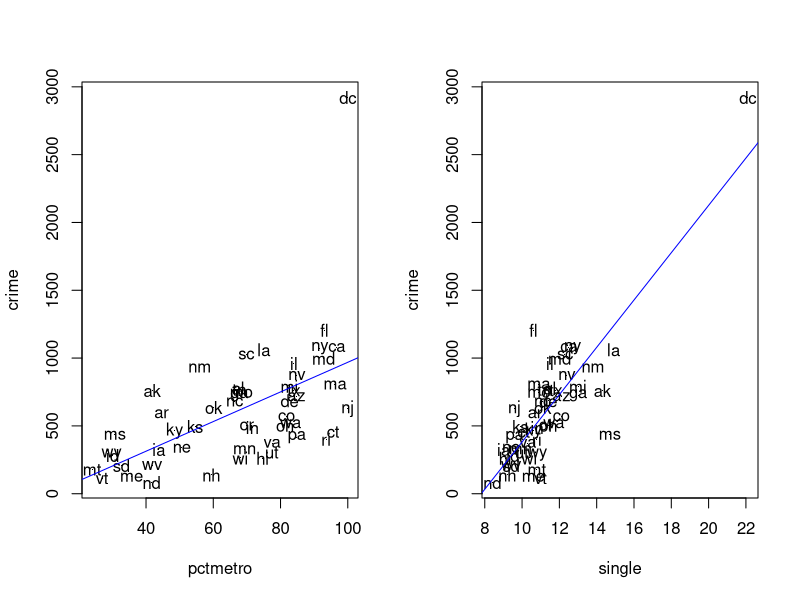
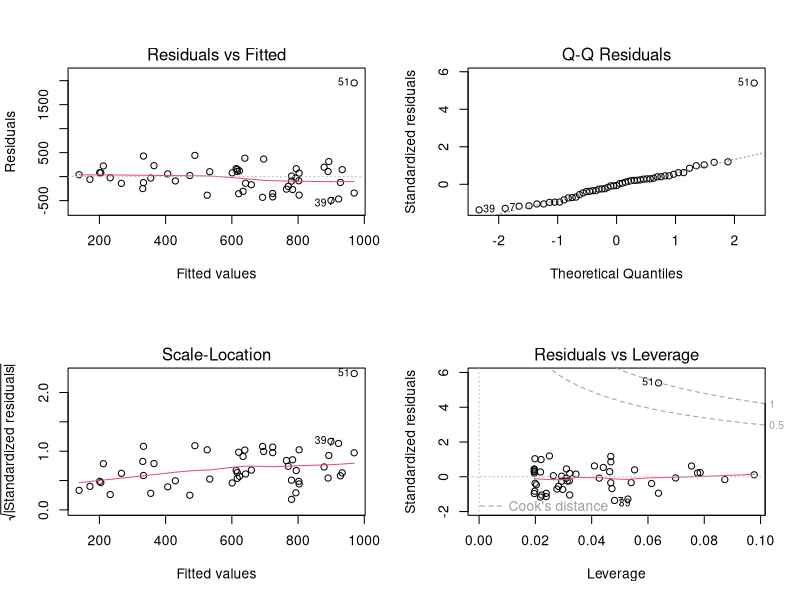
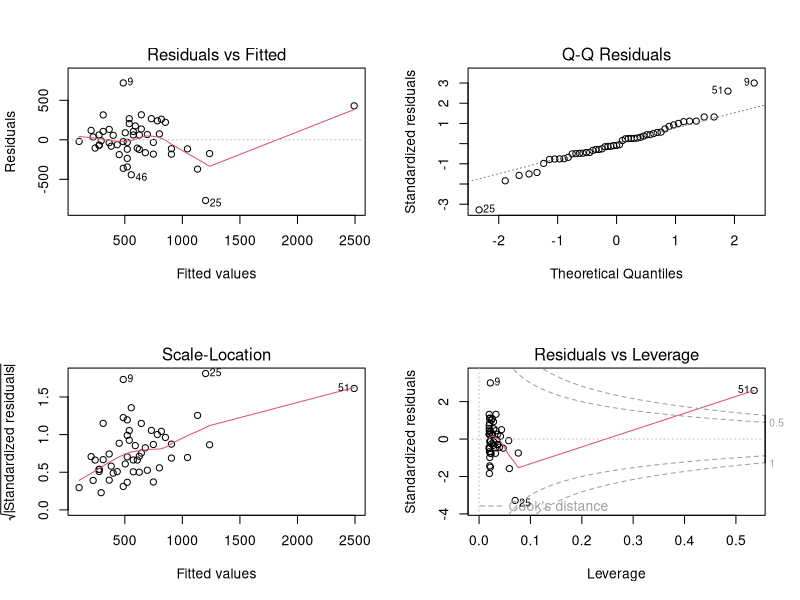
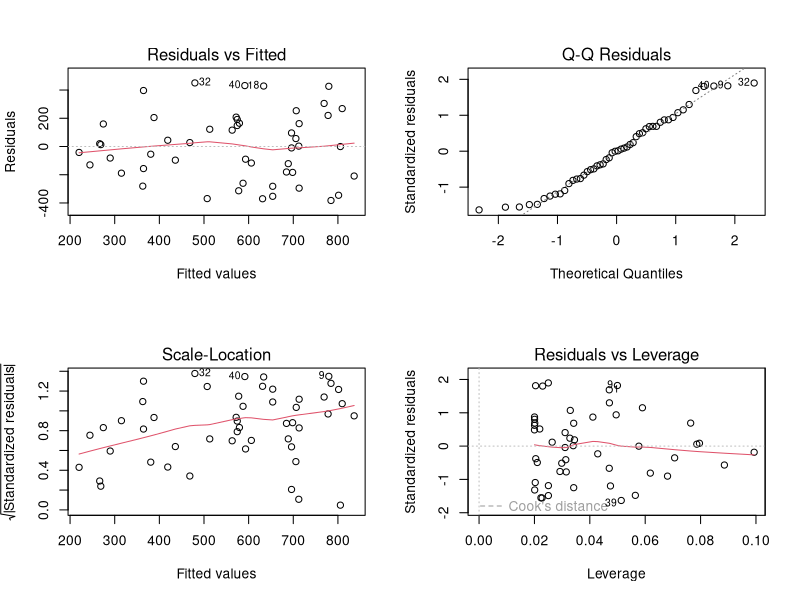
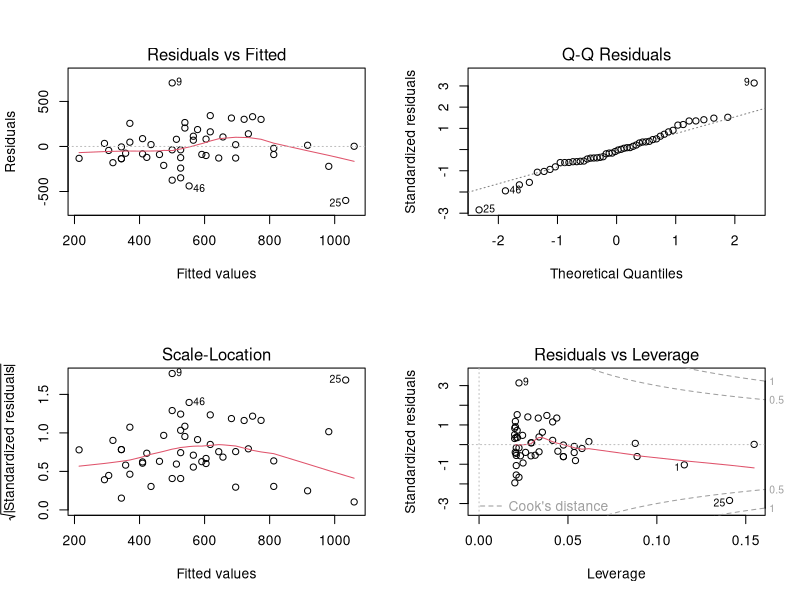
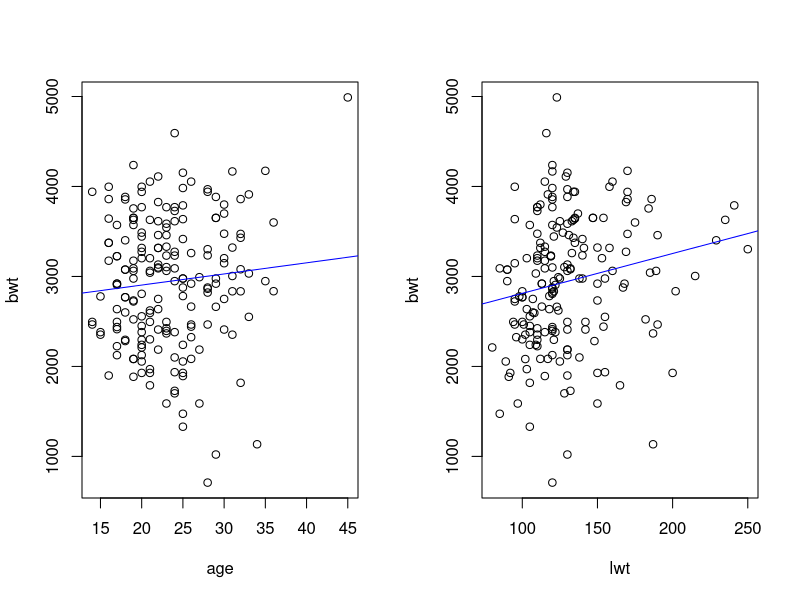
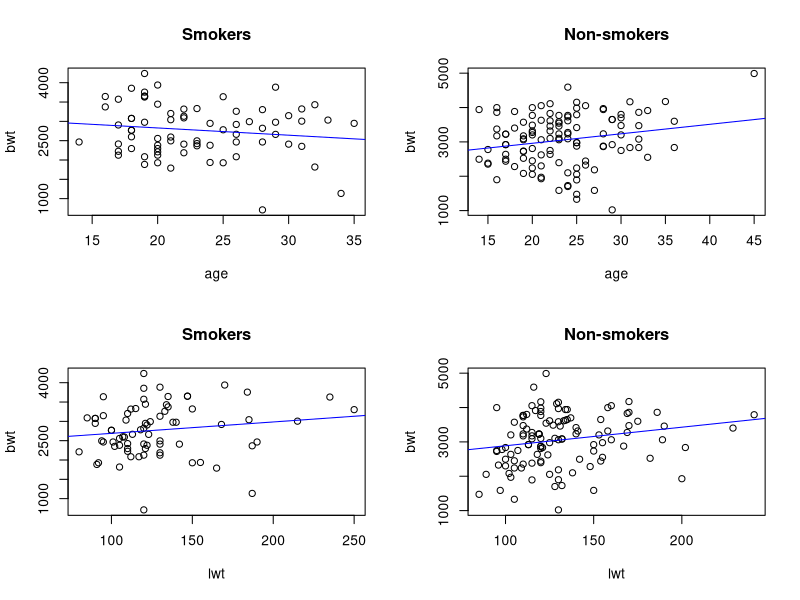
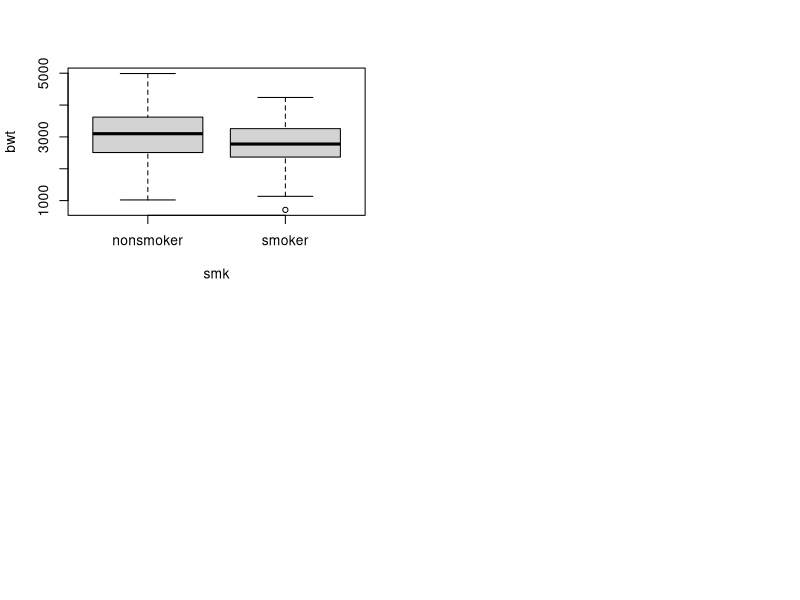

Generate these figures, in order, with R:
## ---- chunk 1
#| label: linear-1a-1
#| warning: false
#| echo: true

crime_data <- read.csv('data/crime_mod.csv')
# head(crime_data)

par(mfrow = c(1, 2)) # make plots in 1 row 2 col

# scatter plot: crime vs pctmetro
plot(crime ~ pctmetro, pch='.', data = crime_data)
text(crime ~ pctmetro, labels = state, data = crime_data)

abline(lm(crime ~ pctmetro, data = crime_data), col = 'blue')

# scatter plot: crime vs single
plot(crime ~ single, pch='.', data = crime_data)
text(crime ~ single, labels = state, data = crime_data)

abline(lm(crime ~ single, data = crime_data), col = 'blue')
## ---- chunk 2
#| label: linear-1b-1
#| warning: false
#| echo: true

# regression: crime vs pctmetro
summary(lm(crime ~ pctmetro, data = crime_data))

# residual analysis:
par(mfrow=c(2,2))
plot(lm(crime ~ pctmetro, data = crime_data))
## ---- chunk 3
#| label: linear-1c-1
#| warning: false
#| echo: true

# regression: crime vs single
summary(lm(crime ~ single, data = crime_data))

# residual analysis:
par(mfrow=c(2,2))
plot(lm(crime ~ single, data = crime_data))
## ---- chunk 4
#| label: linear-1d-1
#| warning: false
#| echo: true

# regression: crime vs pctmetro
summary(lm(crime ~ pctmetro, 
           data = crime_data[which(crime_data$state != 'dc'),]))

# residual analysis:
par(mfrow=c(2,2))
plot(lm(crime ~ pctmetro, 
        data = crime_data[which(crime_data$state != 'dc'),]))
## ---- chunk 5
#| label: linear-1d-2
#| warning: false
#| echo: true

# regression: crime vs single
summary(lm(crime ~ single, 
           data = crime_data[which(crime_data$state != 'dc'),]))

# residual analysis:
par(mfrow=c(2,2))
plot(lm(crime ~ single, 
        data = crime_data[which(crime_data$state != 'dc'),]))
## ---- chunk 6
#| label: linear-2a-1
#| warning: false
#| echo: true

birth <- read.csv('data/birth.csv')
# head(birth)

par(mfrow = c(1, 2)) # make plots in 1 row 2 col

# scatter plots:
plot(bwt ~ age, data = birth)
abline(lm(bwt ~ age, data = birth), col = 'blue')

plot(bwt ~ lwt, data = birth)
abline(lm(bwt ~ lwt, data = birth), col = 'blue')
## ---- chunk 7
#| label: linear-2a-2
#| warning: false
#| echo: true

par(mfrow = c(2, 2)) # make plots in 2 row 2 col

# scatter plots separate for smokers and non-smokers:
plot(bwt ~ age, data = birth[which(birth$smk == 'smoker'),], 
     main="Smokers")
abline(lm(bwt ~ age, 
          data = birth[which(birth$smk == 'smoker'),]), 
          col = 'blue')

plot(bwt ~ age, data = birth, 
     subset = birth$smk == 'nonsmoker', main="Non-smokers")
abline(lm(bwt ~ age, data = birth, 
          subset = birth$smk == 'nonsmoker'), col = 'blue')

plot(bwt ~ lwt, data = birth, 
     subset = birth$smk == 'smoker', main="Smokers")
abline(lm(bwt ~ lwt, data = birth, 
          subset = birth$smk == 'smoker'), col = 'blue')

plot(bwt ~ lwt, data = birth, 
     subset = birth$smk == 'nonsmoker', main="Non-smokers")
abline(lm(bwt ~ lwt, data = birth, 
          subset = birth$smk == 'nonsmoker'), col = 'blue')
## ---- chunk 8
#| label: linear-2b-1
#| warning: false
#| echo: true

cor.test(~ bwt + lwt, data = birth)
## ---- chunk 9
#| label: linear-2c-1
#| warning: false
#| echo: true

boxplot(bwt ~ smk, data = birth)
## ---- chunk 10
#| label: linear-2d-1
#| warning: false
#| echo: true

# regression
summary(lm(bwt ~ smk, data = birth))
## ---- chunk 11
#| label: linear-2d-2
#| warning: false
#| echo: true

# scatter plots:
summary(lm(bwt ~ smk + lwt, data = birth))
## ---- chunk 12
#| label: linear-2d-3
#| warning: false
#| echo: true

# scatter plots:
summary(lm(bwt ~ smk + lwt + eth, data = birth))

# residual analysis:
par(mfrow=c(2,2))
plot(lm(bwt ~ smk + lwt + eth, data = birth))
